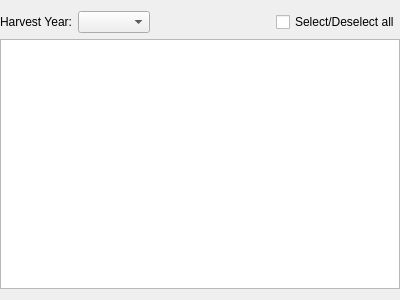
<?xml version="1.0" encoding="UTF-8"?>
<ui version="4.0">
 <class>ActionWizardFildPageClass</class>
 <widget class="QWizardPage" name="ActionWizardFildPageClass">
  <property name="geometry">
   <rect>
    <x>0</x>
    <y>0</y>
    <width>400</width>
    <height>300</height>
   </rect>
  </property>
  <property name="windowTitle">
   <string notr="true">Form</string>
  </property>
  <property name="title">
   <string>Fields</string>
  </property>
  <property name="subTitle">
   <string>add ...</string>
  </property>
  <layout class="QVBoxLayout" name="verticalLayout">
   <property name="leftMargin">
    <number>0</number>
   </property>
   <property name="rightMargin">
    <number>0</number>
   </property>
   <item>
    <layout class="QHBoxLayout" name="horizontalLayout">
     <item>
      <widget class="QLabel" name="label_3">
       <property name="text">
        <string>Harvest Year:</string>
       </property>
      </widget>
     </item>
     <item>
      <widget class="QComboBox" name="comboBoxYear"/>
     </item>
     <item>
      <spacer name="horizontalSpacer">
       <property name="orientation">
        <enum>Qt::Horizontal</enum>
       </property>
       <property name="sizeHint" stdset="0">
        <size>
         <width>40</width>
         <height>20</height>
        </size>
       </property>
      </spacer>
     </item>
     <item>
      <widget class="QCheckBox" name="checkBox">
       <property name="text">
        <string>Select/Deselect all</string>
       </property>
      </widget>
     </item>
    </layout>
   </item>
   <item>
    <widget class="QTableView" name="tableViewFild">
     <property name="sortingEnabled">
      <bool>true</bool>
     </property>
    </widget>
   </item>
  </layout>
 </widget>
 <resources/>
 <connections/>
</ui>
